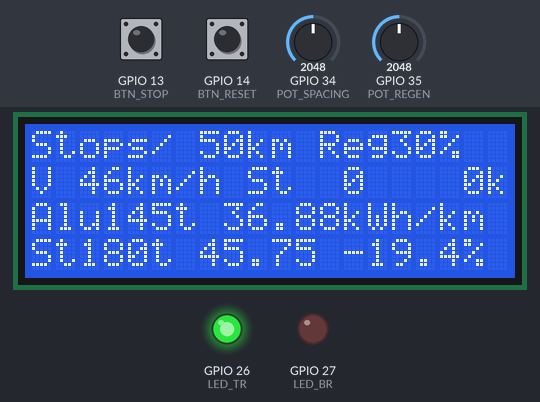
A sketch run on a simulated ESP32. On the bench: 20×4 character LCD, output pins drawn as LEDs (lit = HIGH). Inputs (shaded band) come from the test bench; at power-on: GPIO 13 (BTN_STOP) HIGH, GPIO 34 (POT_SPACING) = 2048, GPIO 35 (POT_REGEN) = 2048, GPIO 14 (BTN_RESET) HIGH. What the sketch prints to the serial monitor is not drawn.

Above: at 2.2 s.
2.3 s: GPIO 13 (BTN_STOP) pulled LOW for 0.15 s
At 2.51 s:
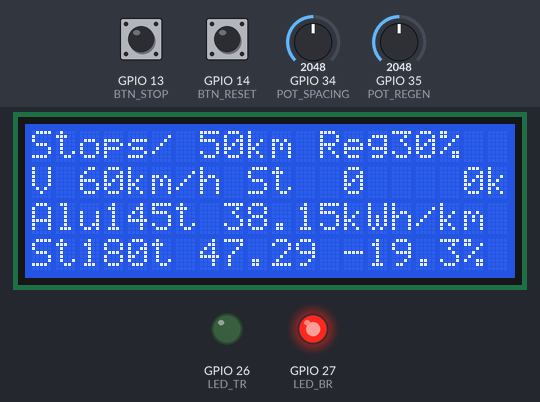
3.0 s: GPIO 34 (POT_SPACING) set to 2866
At 4.2 s:
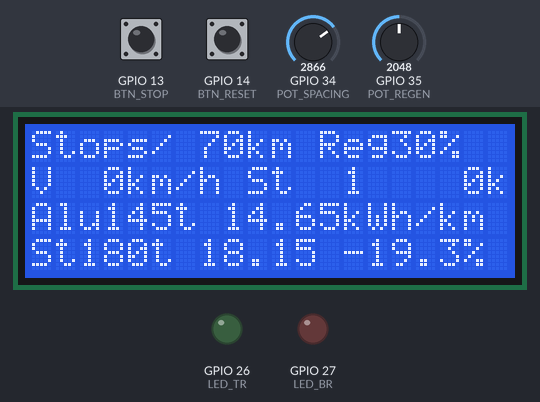
5.3 s: GPIO 35 (POT_REGEN) set to 2866
At 6.1 s:
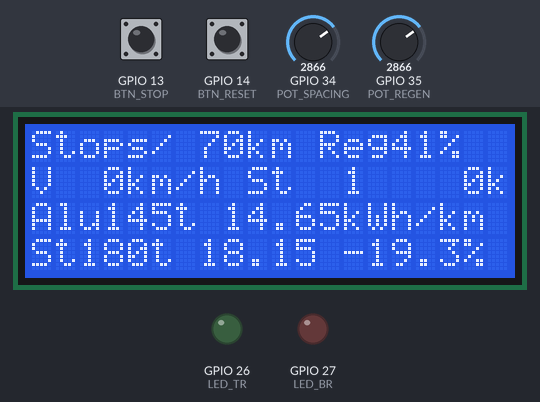
7.1 s: GPIO 14 (BTN_RESET) pulled LOW for 0.15 s
At 7.59 s:
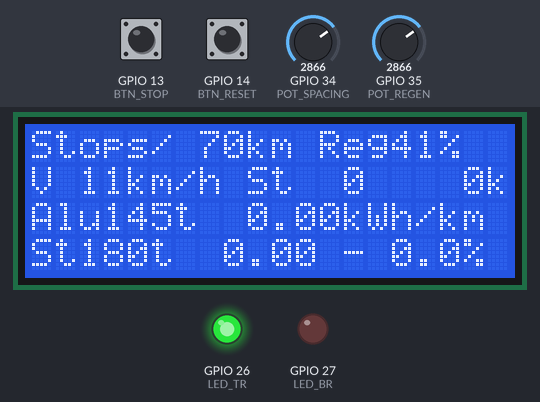
7.8 s: GPIO 13 (BTN_STOP) pulled LOW for 1 s
At 8.9 s:
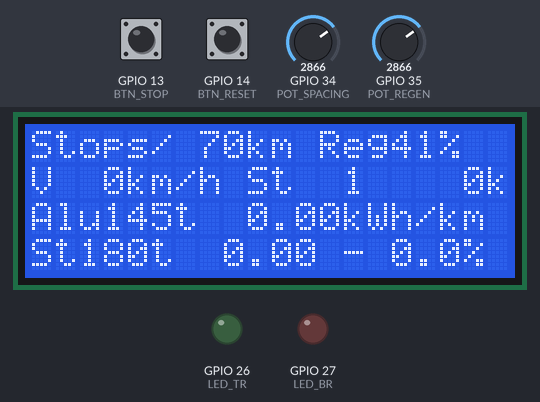
10.3 s: GPIO 14 (BTN_RESET) pulled LOW for 1 s
At 11.6 s:
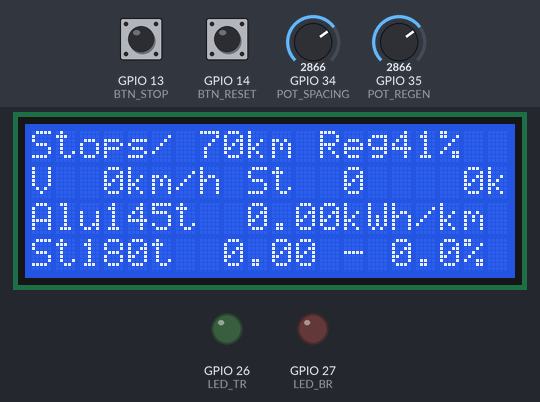
Timing chart, 0 to 13.6 s (numbered marks = the images above; inputs shaded):
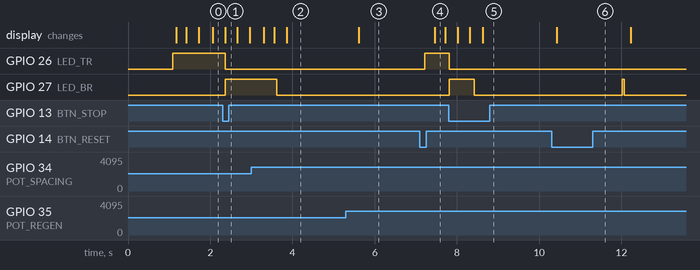

Measured:
- after the input at 2.3 s, GPIO 26 (LED_TR): HIGH → LOW after 0.07 s; GPIO 27 (LED_BR): LOW → HIGH after 0.07 s
- after the input at 5.3 s, the display: changes after 0.31 s (image 3)
- after the input at 7.8 s, GPIO 26 (LED_TR): HIGH → LOW after 0.02 s instead of 2.4 s; GPIO 27 (LED_BR): LOW → HIGH at once, → LOW 0.60 s later
- after the input at 10.3 s, the display: changes after 0.13 s (image 6)

The sketch:

sketch.ino
```cpp
// =====================================================================
//  Wokwi: бортовой регистратор энергии — "цифровой двойник" рейса
//  Два поезда едут по одному графику: алюминий 145 т и сталь 180 т.
//  Регистратор считает кВт·ч/км для каждого и экономию алюминия в %.
//
//  Ручки:
//    POT1 (GPIO34) — расстояние между остановками, 1..100 км
//    POT2 (GPIO35) — рекуперация (возврат энергии при торможении), 0..60 %
//  Кнопки:
//    STOP  (GPIO13) — внеплановая остановка (красный сигнал)
//    RESET (GPIO14) — сбросить счётчики (жать после поворота ручки)
//  Светодиоды: зелёный — тяга, красный — торможение.
//  Serial: JSON-телеметрия раз в секунду (так данные ушли бы на сервер по MQTT).
//
//  Время ускорено в 20 раз. Физика — упрощённая модель, а не замер.
//  В реальном устройстве вместо модели стоят датчики тока и напряжения.
// =====================================================================
#include <Wire.h>
#include <LiquidCrystal_I2C.h>

LiquidCrystal_I2C lcd(0x27, 20, 4);

const int POT_SPACING = 34, POT_REGEN = 35, BTN_STOP = 13, BTN_RESET = 14;
const int LED_TR = 26, LED_BR = 27;

const float A_MAX = 0.8, B_DEC = 0.8, V_MAX = 140.0 / 3.6;
const float ROT = 1.08, CDA = 10.0, RHO = 1.2, ROLL = 12.0, ROLL_V = 0.1, ETA_TR = 0.85;
const float M_ALU = 145.0, M_STEEL = 180.0;
const float DT = 1.0;           // секунд модели за шаг
const int   STEP_MS = 50;       // 1 с модели = 50 мс реального времени (x20)
const float DWELL_S = 60.0;     // стоянка на станции, с

float v = 0, x = 0, segLen = 10000, dwell = 0;
bool braking = false, forceStop = false;
double eAlu = 0, eSteel = 0, dist = 0;
int stops = 0;
float spacingKm = 10, regen = 0.3;
unsigned long lastStep = 0, lastShow = 0, lastJson = 0;

float resistance(float mt, float vv) {
  return mt * (ROLL + ROLL_V * vv * 3.6) + 0.5 * RHO * CDA * vv * vv;
}

void addEnergy(double &e, float mt, float a, float vv) {
  float m = mt * 1000.0 * ROT;
  float F = m * a + resistance(mt, vv);
  if (F > 0) e += F * vv * DT / ETA_TR;   // тяга: берём из сети
  else       e += F * vv * DT * regen;    // торможение: часть возвращаем
}

void resetCounters() {
  eAlu = eSteel = dist = 0;
  stops = 0;
}

void readInputs() {
  spacingKm = 1.0 + analogRead(POT_SPACING) / 4095.0 * 99.0;
  regen = analogRead(POT_REGEN) / 4095.0 * 0.6;
  if (digitalRead(BTN_STOP) == LOW) forceStop = true;
  if (digitalRead(BTN_RESET) == LOW) resetCounters();
}

void stepModel() {
  if (dwell > 0) {                         // стоим на станции
    dwell -= DT;
    digitalWrite(LED_TR, LOW); digitalWrite(LED_BR, LOW);
    if (dwell <= 0) { x = 0; segLen = spacingKm * 1000.0; }
    return;
  }
  float brakeDist = v * v / (2 * B_DEC);
  if (!braking && (segLen - x <= brakeDist || forceStop)) braking = true;

  float a;
  if (braking) {
    a = -B_DEC;
    if (v + a * DT <= 0) a = -v / DT;
  } else if (v < V_MAX) {
    a = min(A_MAX, (V_MAX - v) / DT);
  } else {
    a = 0;
  }

  addEnergy(eAlu, M_ALU, a, v);
  addEnergy(eSteel, M_STEEL, a, v);

  digitalWrite(LED_TR, (!braking && a > 0) ? HIGH : LOW);
  digitalWrite(LED_BR, braking ? HIGH : LOW);

  v += a * DT;
  if (v < 0.01 && braking) {               // остановились
    v = 0; braking = false; forceStop = false;
    dwell = DWELL_S; stops++;
  }
  x += v * DT;
  dist += v * DT;
}

void show() {
  char buf[21];
  double km = dist / 1000.0;
  double kA = km > 0.1 ? eAlu / 3.6e6 / km : 0;
  double kS = km > 0.1 ? eSteel / 3.6e6 / km : 0;
  double save = kS > 0 ? 100.0 * (kS - kA) / kS : 0;

  snprintf(buf, sizeof(buf), "Stops/%3dkm Reg%2d%% ", (int)spacingKm, (int)(regen * 100));
  lcd.setCursor(0, 0); lcd.print(buf);
  snprintf(buf, sizeof(buf), "V%3dkm/h St%3d %4dk", (int)(v * 3.6), stops, (int)km);
  lcd.setCursor(0, 1); lcd.print(buf);
  snprintf(buf, sizeof(buf), "Alu145t %5.2fkWh/km", kA);
  lcd.setCursor(0, 2); lcd.print(buf);
  snprintf(buf, sizeof(buf), "St180t %5.2f -%4.1f%%", kS, save);
  lcd.setCursor(0, 3); lcd.print(buf);
}

void telemetry() {
  double km = dist / 1000.0;
  Serial.printf("{\"km\":%.1f,\"v_kmh\":%.0f,\"stops\":%d,\"spacing_km\":%.0f,"
                "\"regen\":%.2f,\"kwh_alu\":%.1f,\"kwh_steel\":%.1f}\n",
                km, v * 3.6, stops, spacingKm, regen, eAlu / 3.6e6, eSteel / 3.6e6);
}

void setup() {
  Serial.begin(115200);
  pinMode(BTN_STOP, INPUT_PULLUP);
  pinMode(BTN_RESET, INPUT_PULLUP);
  pinMode(LED_TR, OUTPUT);
  pinMode(LED_BR, OUTPUT);
  lcd.init();
  lcd.backlight();
  lcd.setCursor(0, 0); lcd.print("Energy recorder");
  lcd.setCursor(0, 1); lcd.print("Alu vs Steel");
  delay(1000);
  lcd.clear();
  readInputs();
  segLen = spacingKm * 1000.0;
}

void loop() {
  unsigned long now = millis();
  if (now - lastStep >= STEP_MS) { lastStep = now; readInputs(); stepModel(); }
  if (now - lastShow >= 300)     { lastShow = now; show(); }
  if (now - lastJson >= 1000)    { lastJson = now; telemetry(); }
}
```
